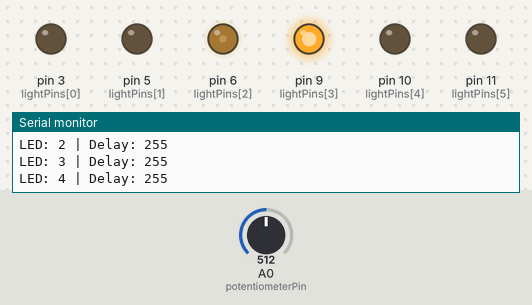
Bench run of a sketch on a simulated Arduino Uno, built with avr-gcc and run on an emulated ATmega328P. On the bench: output pins drawn as LEDs (lit = HIGH), the last lines printed to the serial monitor. Inputs (shaded band) come from the test bench; at power-on: A0 (potentiometerPin) = 512.

Above: at 1.2 s.
1.3 s: A0 (potentiometerPin) set to 84
At 2.2 s:
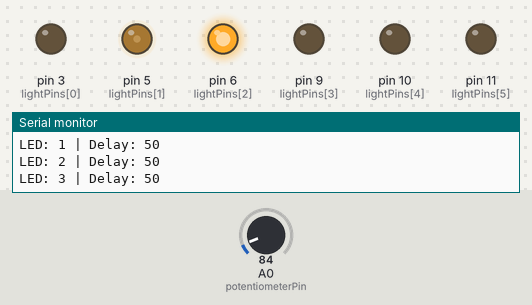
4.3 s: A0 (potentiometerPin) set to 75
7.3 s: A0 (potentiometerPin) set to 0
At 7.76 s:
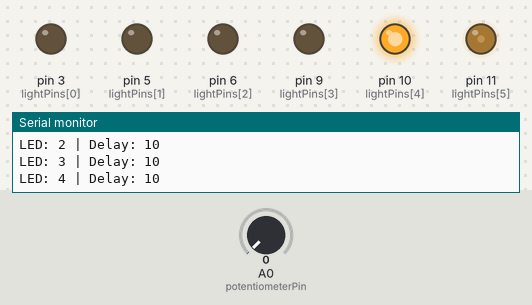
10.3 s: A0 (potentiometerPin) set to 31
At 10.85 s:
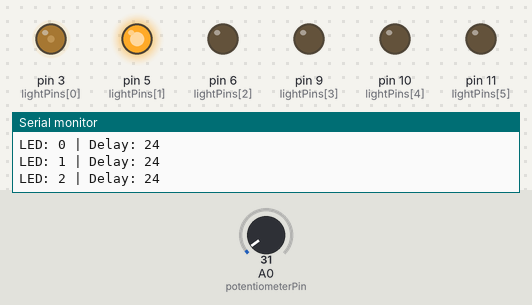
13.3 s: A0 (potentiometerPin) set to 32
At 13.85 s:
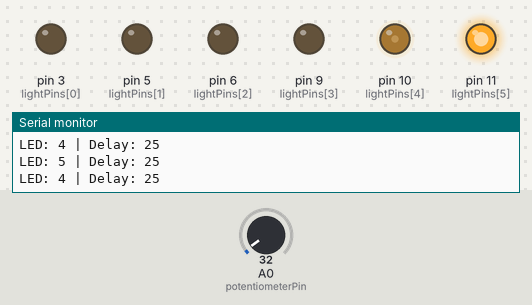
16.3 s: A0 (potentiometerPin) set to 511
Timing chart, 0 to 20.3 s (numbered marks = the images above; inputs shaded):
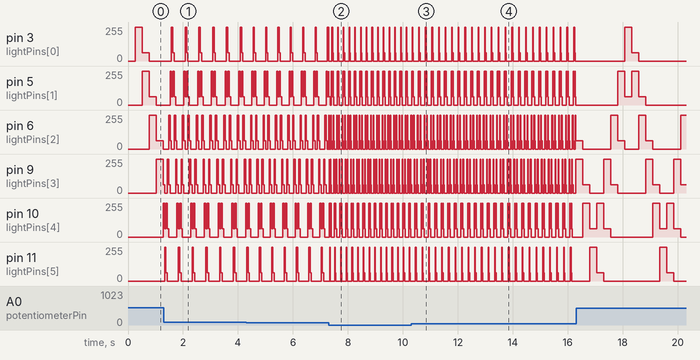

The sketch:

Potentiometer_with_Leds.ino
```cpp
// === LED Chase with Speed Control and Fading ===

// Define new LED pins (PWM-capable for fading)
const byte lightPins[] = {3, 5, 6, 9, 10, 11};
const byte totalLights = sizeof(lightPins) / sizeof(lightPins[0]);

// Potentiometer connected to analog pin A0
const byte potentiometerPin = A0;

// State variables
int brightness = 255;              // Max brightness (0-255)
int activeLED = 0;                 // Current active LED index
int chaseDirection = 1;           // Direction of movement
unsigned long previousMillis = 0; // Last update time
int speedDelay = 0;               // Delay based on potentiometer

void setup() {
  Serial.begin(9600); // Debugging output

  // Set all LED pins to OUTPUT
  for (byte i = 0; i < totalLights; i++) {
    pinMode(lightPins[i], OUTPUT);
    analogWrite(lightPins[i], 0); // Start all LEDs off
  }

  Serial.println("LED Chase System Ready");
}

void loop() {
  // Read potentiometer and map it to delay (10 to 500 ms)
  int potValue = analogRead(potentiometerPin);
  speedDelay = map(potValue, 0, 1023, 10, 500);

  // Update LED state based on timing
  unsigned long currentMillis = millis();
  if (currentMillis - previousMillis >= speedDelay) {
    previousMillis = currentMillis;
    updateLEDs();
  }
}

void updateLEDs() {
  // Turn off all LEDs
  for (byte i = 0; i < totalLights; i++) {
    analogWrite(lightPins[i], 0);
  }

  // Fade the previous LED slightly (ghost effect)
  int previousLED = activeLED - chaseDirection;
  if (previousLED >= 0 && previousLED < totalLights) {
    analogWrite(lightPins[previousLED], brightness / 4);
  }

  // Light the current LED
  analogWrite(lightPins[activeLED], brightness);

  // Move to the next LED
  activeLED += chaseDirection;

  // Reverse direction if we reach the end
  if (activeLED >= totalLights) {
    activeLED = totalLights - 2;
    chaseDirection = -1;
  } else if (activeLED < 0) {
    activeLED = 1;
    chaseDirection = 1;
  }

  // Debugging info
  Serial.print("LED: ");
  Serial.print(activeLED);
  Serial.print(" | Delay: ");
  Serial.println(speedDelay);
}
```

Measured:
- the behaviour switches between 31 and 32 on A0 (potentiometerPin) (found by bisection; images 3 and 4)
